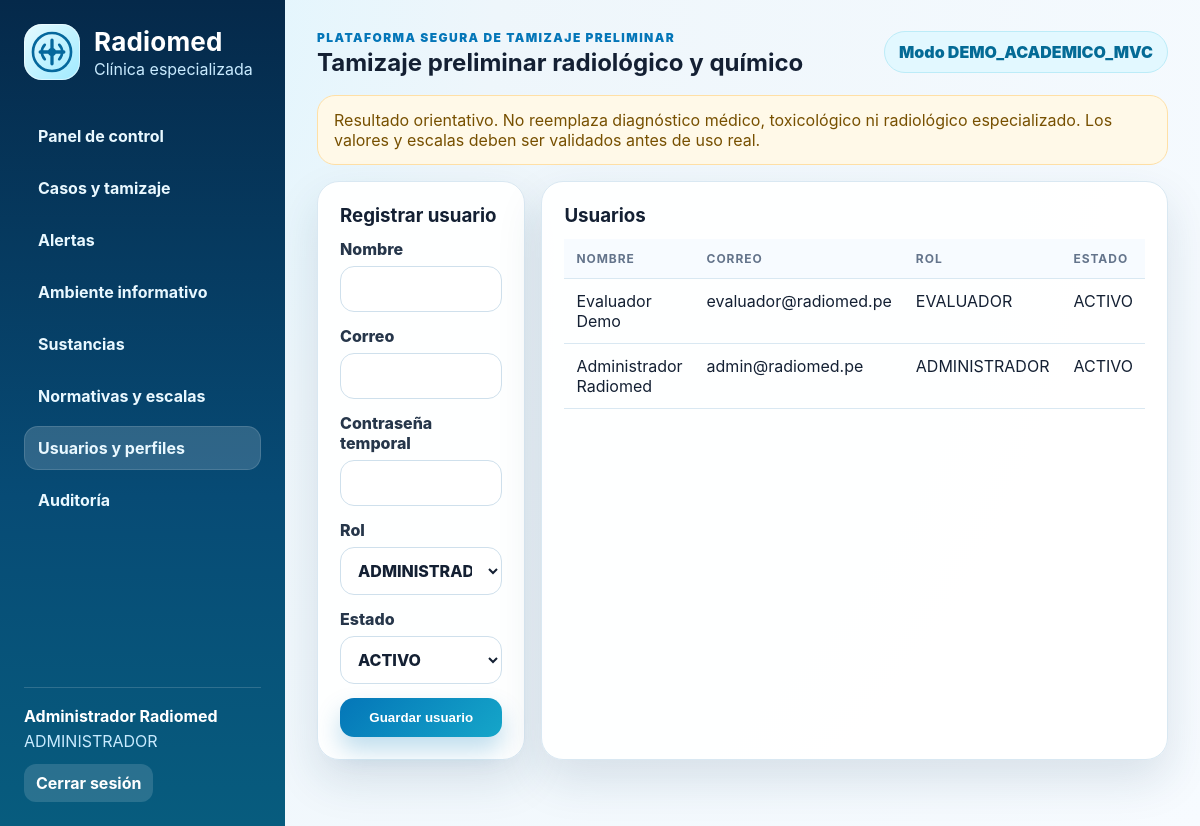
Page /index.php?controller=usuario&action=index (signed in) on the committed database.
### tables this page shows
CREATE TABLE usuarios (
  id INT AUTO_INCREMENT PRIMARY KEY,
  nombre VARCHAR(120) NOT NULL,
  correo VARCHAR(150) NOT NULL UNIQUE,
  password_hash VARCHAR(255) NOT NULL,
  rol_id INT NOT NULL,
  estado ENUM('ACTIVO','INACTIVO') NOT NULL DEFAULT 'ACTIVO',
  created_at TIMESTAMP DEFAULT CURRENT_TIMESTAMP,
  FOREIGN KEY (rol_id) REFERENCES roles(id)
);

CREATE TABLE roles (
  id INT AUTO_INCREMENT PRIMARY KEY,
  nombre VARCHAR(40) NOT NULL UNIQUE
);

### app/core/Controller.php (called while the page is built, shortened)
<?php
abstract class Controller {
    protected function view(string $view, array $data = []): void {
        extract($data, EXTR_SKIP);
        $viewFile = __DIR__ . '/../views/' . $view . '.php';
        require __DIR__ . '/../views/layouts/header.php';
        require $viewFile;
        require __DIR__ . '/../views/layouts/footer.php';
    }
}

### app/controllers/UsuarioController.php (called while the page is built, shortened)
<?php
class UsuarioController extends Controller { public function index(): void { require_role('ADMINISTRADOR'); $m=new Usuario(); $this->view('usuarios/index',['roles'=>$m->roles(),'usuarios'=>$m->list()]); } public function store(): void { require_role('ADMINISTRADOR'); verify_csrf(); $nombre=post_text('nombre',120); $correo=strtolower(post_text('correo',150)); if(!filter_var($correo,FILTER_VALIDATE_EMAIL)) throw new RuntimeException('Correo inválido.'); $clave=(string)($_POST['clave']??''); if(strlen($clave)<8) throw new RuntimeException('La contraseña debe tener al menos 8 caracteres.'); $id=(new Usuario())->create($nombre,$correo,password_hash($clave,PASSWORD_DEFAULT),post_int('rol_id',1,99),post_enum('estado',['ACTIVO','INACTIVO'])); audit_log('CREAR_USUARIO','usuarios',$id,$correo); flash('success','Usuario registrado correctamente.'); redirect(url('usuario')); } }

### app/core/Router.php (called while the page is built, shortened)
<?php
final class Router {
    public function dispatch(): void {
        $action = preg_replace('/[^a-zA-Z0-9_]/','', $_GET['action'] ?? (is_logged() ? 'index' : 'login'));
        $obj = new $class();
        $obj->$action();
    }
}

### index.php (called while the page is built, shortened)
<?php
require_once __DIR__ . '/app/core/Database.php';
require_once __DIR__ . '/app/core/Helpers.php';
require_once __DIR__ . '/app/core/Auth.php';
require_once __DIR__ . '/app/core/Model.php';
require_once __DIR__ . '/app/core/Controller.php';
(new Router())->dispatch();

### app/core/Auth.php (called while the page is built, shortened)
<?php
function current_user(): ?array { return $_SESSION['user'] ?? null; }
function is_logged(): bool { return !empty($_SESSION['user']); }
function has_role(array|string $roles): bool { $roles=is_array($roles)?$roles:[$roles]; return is_logged() && in_array($_SESSION['user']['rol'],$roles,true); }
function menu_allowed(string $controller): bool { $rol=$_SESSION['user']['rol']??''; $matrix=[ 'ADMINISTRADOR'=>['dashboard','caso','alerta','info','sustancia','normativa','usuario','auditoria'], 'EVALUADOR'=>['dashboard','caso','alerta','info'], 'ESPECIALISTA'=>['dashboard','caso','alerta','info'], 'AUTORIDAD'=>['dashboard','caso','alerta','info'], 'CONSULTOR'=>['dashboard','info'] ]; return in_array($controller,$matrix[$rol]??[],true); }

### app/core/Helpers.php (called while the page is built, shortened)
<?php
function e(?string $value): string { return htmlspecialchars((string)$value, ENT_QUOTES, 'UTF-8'); }
function url(string $controller, string $action = 'index', array $params = []): string {
    $query = array_merge(['controller'=>$controller, 'action'=>$action], $params);
    return 'index.php?' . http_build_query($query);
}

### app/core/Model.php (called while the page is built, shortened)
<?php
abstract class Model {
    protected mysqli $db;
    public function __construct(){ $this->db = db(); }
    protected function all(string $sql, string $types='', array $params=[]): array { $stmt=$this->db->prepare($sql); if($types) $stmt->bind_param($types,...$params); $stmt->execute(); return $stmt->get_result()->fetch_all(MYSQLI_ASSOC); }
}

### app/core/Database.php (called while the page is built, shortened)
<?php
final class Database {
    private static ?mysqli $conn = null;
    public static function connection(): mysqli {
        if (self::$conn === null) {
            self::$conn = new mysqli(DB_HOST, DB_USER, DB_PASS, DB_NAME);
            self::$conn->set_charset('utf8mb4');
        }
        return self::$conn;
    }
}
function db(): mysqli { return Database::connection(); }

### app/models/Usuario.php (called while the page is built, shortened)
<?php
class Usuario extends Model {
    public function roles(): array { return $this->all('SELECT * FROM roles ORDER BY id'); }
    public function list(): array { return $this->all('SELECT u.*,r.nombre rol FROM usuarios u JOIN roles r ON r.id=u.rol_id ORDER BY u.id DESC'); }
}

### app/views/usuarios/index.php (the view)
<div class="grid-2"><div class="card"><h3>Registrar usuario</h3><form method="post" action="<?= e(url('usuario','store')) ?>" class="form-grid one"><?= csrf_field() ?><label>Nombre<input name="nombre" required maxlength="120"></label><label>Correo<input type="email" name="correo" required maxlength="150"></label><label>Contraseña temporal<input type="password" name="clave" required minlength="8"></label><label>Rol<select name="rol_id"><?php foreach($roles as $r): ?><option value="<?= (int)$r['id'] ?>"><?= e($r['nombre']) ?></option><?php endforeach; ?></select></label><label>Estado<select name="estado"><option>ACTIVO</option><option>INACTIVO</option></select></label><button class="btn btn-primary">Guardar usuario</button></form></div><div class="card"><h3>Usuarios</h3><div class="table-wrap"><table><thead><tr><th>Nombre</th><th>Correo</th><th>Rol</th><th>Estado</th></tr></thead><tbody><?php foreach($usuarios as $u): ?><tr><td><?= e($u['nombre']) ?></td><td><?= e($u['correo']) ?></td><td><?= e($u['rol']) ?></td><td><?= e($u['estado']) ?></td></tr><?php endforeach; ?></tbody></table></div></div></div>

### app/views/layouts/header.php (shortened to what this page needs)
<?php $user=current_user(); $current=$_GET['controller']??'dashboard'; ?>
<!doctype html><html lang="es"><head><link rel="stylesheet" href="assets/css/style.css"></head><body><div class="layout"><aside class="sidebar"><div class="brand"><div class="logo-mark"></div><div><h1>Radiomed</h1><p>Clínica especializada</p></div></div><nav class="nav"><?php $items=['dashboard'=>'Panel de control','caso'=>'Casos y tamizaje','alerta'=>'Alertas','info'=>'Ambiente informativo','sustancia'=>'Sustancias','normativa'=>'Normativas y escalas','usuario'=>'Usuarios y perfiles','auditoria'=>'Auditoría']; foreach($items as $key=>$label){ if(menu_allowed($key)){ $href=$key==='caso'?url('caso','index'):url($key); $active=$current===$key?'active':''; echo '<a class="'.$active.'" href="'.e($href).'">'.e($label).'</a>'; } } ?></nav><div class="sidebar-footer"><strong><?= e($user['nombre']??'') ?></strong><span><?= e($user['rol']??'') ?></span><a class="logout" href="<?= e(url('auth','logout')) ?>">Cerrar sesión</a></div></aside><main class="main"><header class="topbar"><div><span class="eyebrow">Plataforma segura de tamizaje preliminar</span><h2><?= e(APP_SUBTITLE) ?></h2></div><div class="badge">Modo <?= e(APP_ENV) ?></div></header><section class="notice">Resultado orientativo. No reemplaza diagnóstico médico, toxicológico ni radiológico especializado. Los valores y escalas deben ser validados antes de uso real.</section>

### assets/css/style.css (style rules this page uses)
:root { --bg:#eef6fb;--panel:#ffffff;--ink:#142033;--muted:#65758b;--primary:#0476b8;--primary2:#15a6c9;--accent:#27d3b3;--danger:#dc3545;--warn:#f5a524;--ok:#17a673;--line:#d9e8f2;--shadow:0 20px 45px rgba(25,60,90,.13);--radius:22px }
* { box-sizing:border-box }
body { margin:0;font-family:Inter,Segoe UI,Roboto,Arial,sans-serif;background:radial-gradient(circle at top left,#d8f5ff 0,#eef6fb 34%,#f7fbff 100%);color:var(--ink) }
a { color:var(--primary);font-weight:700;text-decoration:none }
.layout { display:flex;min-height:100vh }
.sidebar { width:285px;background:linear-gradient(180deg,#05294a,#074b75 60%,#075c7e);color:white;padding:24px;display:flex;flex-direction:column;position:fixed;top:0;bottom:0;left:0 }
.brand { display:flex;align-items:center;gap:14px }
.brand h1 { font-size:26px;margin:0;letter-spacing:.2px }
.brand p { margin:2px 0 0;color:#c9ebff }
.logo-mark { width:56px;height:56px;border-radius:18px;background:linear-gradient(135deg,#e6fbff,#9feaff);display:grid;place-items:center;color:#05689d;box-shadow:inset 0 0 0 1px rgba(255,255,255,.5) }
.logo-mark svg { width:42px;height:42px }
.nav { margin-top:34px;display:grid;gap:8px }
.nav a { color:#e9f8ff;padding:12px 14px;border-radius:14px;font-weight:700 }
.nav a:hover,.nav a.active { background:rgba(255,255,255,.16);box-shadow:inset 0 0 0 1px rgba(255,255,255,.13) }
.sidebar-footer { margin-top:auto;border-top:1px solid rgba(255,255,255,.16);padding-top:18px;display:grid;gap:5px }
.sidebar-footer span { color:#c9ebff }
.logout { color:#fff;background:rgba(255,255,255,.14);padding:9px 12px;border-radius:12px;width:max-content;margin-top:8px }
.main { margin-left:285px;width:calc(100% - 285px);padding:26px 32px 50px }
.topbar { display:flex;justify-content:space-between;align-items:center;margin-bottom:18px }
.topbar h2 { margin:2px 0 0;font-size:24px }
.eyebrow { text-transform:uppercase;letter-spacing:.12em;color:var(--primary);font-size:12px;font-weight:900 }
.badge { background:#e2f8ff;color:#046b96;border:1px solid #bcecf8;padding:10px 14px;border-radius:999px;font-weight:900 }
.notice { background:#fff9e8;border:1px solid #ffe0a6;color:#775000;padding:14px 16px;border-radius:18px;margin-bottom:16px }
.card { background:rgba(255,255,255,.96);border:1px solid var(--line);border-radius:var(--radius);box-shadow:var(--shadow);padding:22px;margin-bottom:16px }
.card h3 { margin:0 0 12px }
.grid-2 { display:grid;grid-template-columns:1fr 1fr;gap:16px }
.table-wrap { overflow:auto }
table { width:100%;border-collapse:collapse }
th,td { padding:12px;border-bottom:1px solid var(--line);text-align:left;vertical-align:top }
th { font-size:12px;text-transform:uppercase;letter-spacing:.08em;color:#64748b;background:#f7fbff }
.form-grid { display:grid;grid-template-columns:repeat(3,minmax(0,1fr));gap:14px }
.form-grid.one { grid-template-columns:1fr }
label { display:grid;gap:7px;font-weight:800;color:#26364a }
input,select,textarea { width:100%;border:1px solid #cfe0ec;border-radius:14px;padding:12px 13px;font:inherit;background:#fff;color:var(--ink) }
.btn { border:0;background:#e8f3fa;color:#075c7e;font-weight:900;border-radius:14px;padding:12px 16px;cursor:pointer;display:inline-flex;align-items:center;justify-content:center }
.btn-primary { background:linear-gradient(135deg,var(--primary),var(--primary2));color:#fff;box-shadow:0 13px 24px rgba(4,118,184,.25) }

### rows in the picture
usuarios: nombre "Administrador Radiomed", correo "admin@radiomed.pe", rol.nombre "ADMINISTRADOR", estado "ACTIVO"
roles: nombre "ADMINISTRADOR"
usuarios: nombre "Evaluador Demo", correo "evaluador@radiomed.pe", rol.nombre "EVALUADOR", estado "ACTIVO"

### other values in the picture
$label "Panel de control"
$label "Casos y tamizaje"
$label "Alertas"
$label "Ambiente informativo"
$label "Sustancias"
$label "Normativas y escalas"
$label "Usuarios y perfiles"
$label "Auditoría"
APP_SUBTITLE "Tamizaje preliminar radiológico y químico"
APP_ENV "DEMO_ACADEMICO_MVC"
form field rol_id "ADMINISTRADOR"
